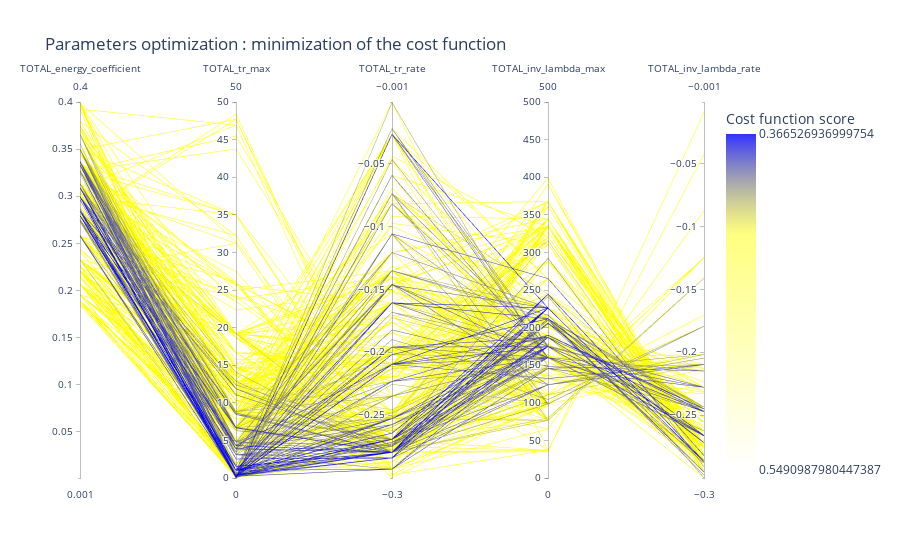

The code cell stored with this chart in its notebook:
### Code cell
fig = viewer.parallel_coordinates(1000, unselected_opacity=0)
fig

### Figure 1 — Plotly figure (JSON) as saved in the notebook; plotly's stock layout.template omitted (floating-point values rounded to 4 significant figures; data arrays with more than 128 entries replaced by an {"elided": "..."} marker saying what was removed)
{"data": [{"dimensions": [{"label": "TOTAL_energy_coefficient", "range": [0.001, 0.4], "values": {"elided": "1000 float values"}}, {"label": "TOTAL_tr_max", "range": [0, 50], "values": {"elided": "1000 float values"}}, {"label": "TOTAL_tr_rate", "range": [-0.3, -0.001], "values": {"elided": "1000 float values"}}, {"label": "TOTAL_inv_lambda_max", "range": [0, 500], "values": {"elided": "1000 float values"}}, {"label": "TOTAL_inv_lambda_rate", "range": [-0.3, -0.001], "values": {"elided": "1000 float values"}}], "line": {"color": {"elided": "1000 float values"}, "colorbar": {"tickmode": "array", "ticktext": [0.3665, 0.5491], "tickvals": [-0.3665, -0.5491], "title": {"text": "Cost function score"}}, "colorscale": [[0, "rgba(0, 0, 255, 0.8)"], [0.3, "rgba(255,255,0,0.5)"], [1, "rgba(255,255,0,0.0)"]], "reversescale": true, "showscale": true}, "type": "parcoords", "unselected": {"line": {"opacity": 0}}}], "layout": {"coloraxis": {"colorbar": {"title": {"text": "Fitness"}}}, "title": {"text": "Parameters optimization : minimization of the cost function"}}}
